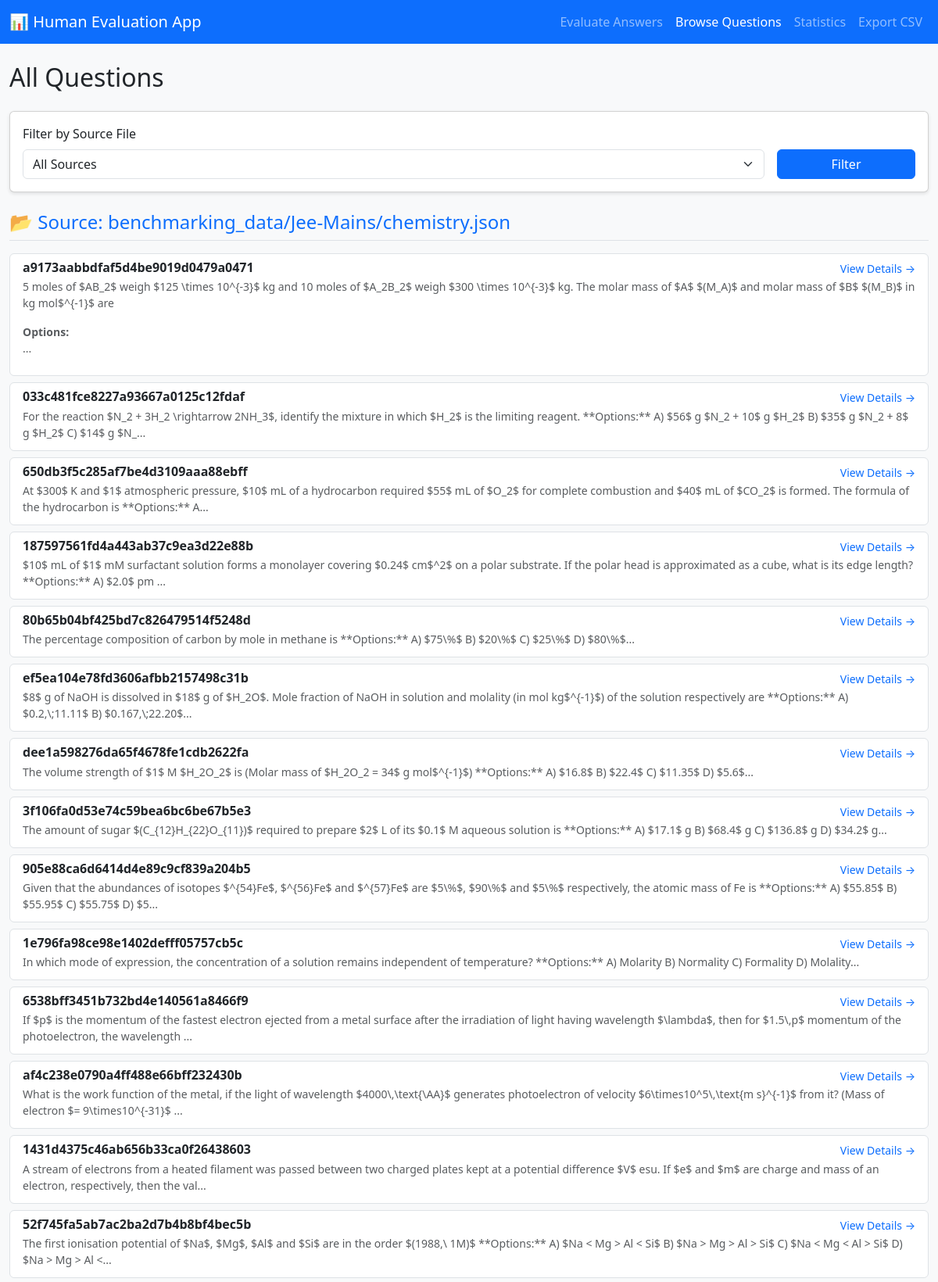
Screenshot of /browse (upper part) with the database file from the repository.
### human_eval_app/human_eval_app.py (models this page shows)
class HumanQuestion(db.Model):
    id = db.Column(db.String, primary_key=True)
    question_text = db.Column(db.Text, nullable=False)
    solution = db.Column(db.Text)
    source_file = db.Column(db.String)
    metadata_json = db.Column(db.Text)

### human_eval_app/human_eval_app.py (the view)
@app.route("/browse")
def browse():
    source_file = request.args.get("source_file")
    query = HumanQuestion.query
    if source_file and source_file != "all":
        query = query.filter_by(source_file=source_file)
    questions = query.order_by(HumanQuestion.source_file).all()
    all_sources = db.session.query(HumanQuestion.source_file).distinct().all()
    sources = [s[0] for s in all_sources if s[0]]
    return render_template(
        "browse.html", questions=questions, sources=sources, selected_source=source_file
    )

### human_eval_app/templates/browse.html (shortened to what this page needs)
<!DOCTYPE html>
<html lang="en">
<head>
    <link href="https://cdn.jsdelivr.net/npm/bootstrap@5.3.0/dist/css/bootstrap.min.css" rel="stylesheet">
    <link rel="stylesheet" href="https://cdn.jsdelivr.net/npm/katex@0.16.9/dist/katex.min.css">
</head>
<body>
    <nav class="navbar navbar-expand-lg navbar-dark bg-primary mb-4">
        <div class="container">
            <a class="navbar-brand" href="/">📊 Human Evaluation App</a>
            <div class="navbar-nav ms-auto">
                <a class="nav-link" href="/evaluate">Evaluate Answers</a>
                <a class="nav-link active" href="/browse">Browse Questions</a>
                <a class="nav-link" href="/stats">Statistics</a>
                <a class="nav-link" href="/export">Export CSV</a>
            </div>
        </div>
    </nav>
    <div class="container">
        <h2 class="mb-4">All Questions</h2>
        <div class="card mb-4">
            <div class="card-body">
                <form method="GET" action="/browse" class="row g-3">
                    <div class="col-md-10">
                        <label for="source_file" class="form-label">Filter by Source File</label>
                        <select name="source_file" id="source_file" class="form-select">
                            <option value="all">All Sources</option>
                        </select>
                    </div>
                    <div class="col-md-2 d-flex align-items-end">
                        <button type="submit" class="btn btn-primary w-100">Filter</button>
                    </div>
                </form>
            </div>
        </div>
        {% if questions %}
        {% set current_source = namespace(value=None) %}
        {% for question in questions %}
        {% if question.source_file != current_source.value %}
        {% set current_source.value = question.source_file %}
        <h4 class="mt-4 mb-3 text-primary border-bottom pb-2">📂 Source: {{ question.source_file or 'Unknown' }}</h4>
        {% endif %}
        <div class="list-group mb-2">
            <a href="/question/{{ question.id }}" class="list-group-item list-group-item-action question-card">
                <div class="d-flex w-100 justify-content-between">
                    <h6 class="mb-1 fw-bold">{{ question.id }}</h6>
                    <small class="text-primary">View Details →</small>
                </div>
                <div class="mb-1 text-muted small render-markdown" data-raw="{{ question.question_text[:200] }}">
                    {{ question.question_text[:200] }}...
                </div>
            </a>
        </div>
        {% endfor %}
        {% else %}
        <div class="alert alert-warning">
            No questions found. Please ensure the database is populated.
        </div>
        {% endif %}
    </div>
</body>
</html>

### human_eval_app/templates/browse.html (style rules this page uses)
body { background-color: #f8f9fa; }
.container { max-width: 1200px; }
.card { margin-bottom: 20px; box-shadow: 0 2px 4px rgba(0, 0, 0, 0.1); }
.question-card { cursor: pointer; transition: transform 0.2s; }

### rows the page displays
HumanQuestion: source_file "benchmarking_data/Jee-Mains/chemistry.json", id "a9173aabbdfaf5d4be9019d0479a0471"
HumanQuestion: id "033c481fce8227a93667a0125c12fdaf", question_text "For the reaction $N_2 + 3H_2 \\rightarrow 2NH_3$, identify the mixture in which $H_2$ is the limiting reagent. **Options:** A) $56$ g $N_2 + 10$ g $H_2$ B) $35$ g $N_2 + 8$ g $H_2$ C) $14$ g $N_"
HumanQuestion: id "650db3f5c285af7be4d3109aaa88ebff", question_text "At $300$ K and $1$ atmospheric pressure, $10$ mL of a hydrocarbon required $55$ mL of $O_2$ for complete combustion and $40$ mL of $CO_2$ is formed. The formula of the hydrocarbon is **Options:** A"
HumanQuestion: id "187597561fd4a443ab37c9ea3d22e88b", question_text "$10$ mL of $1$ mM surfactant solution forms a monolayer covering $0.24$ cm$^2$ on a polar substrate. If the polar head is approximated as a cube, what is its edge length? **Options:** A) $2.0$ pm"
HumanQuestion: id "80b65b04bf425bd7c826479514f5248d", question_text "The percentage composition of carbon by mole in methane is **Options:** A) $75\\%$ B) $20\\%$ C) $25\\%$ D) $80\\%$"
HumanQuestion: id "ef5ea104e78fd3606afbb2157498c31b", question_text "$8$ g of NaOH is dissolved in $18$ g of $H_2O$. Mole fraction of NaOH in solution and molality (in mol kg$^{-1}$) of the solution respectively are **Options:** A) $0.2,\\;11.11$ B) $0.167,\\;22.20$"
HumanQuestion: id "dee1a598276da65f4678fe1cdb2622fa", question_text "The volume strength of $1$ M $H_2O_2$ is (Molar mass of $H_2O_2 = 34$ g mol$^{-1}$) **Options:** A) $16.8$ B) $22.4$ C) $11.35$ D) $5.6$"
HumanQuestion: id "3f106fa0d53e74c59bea6bc6be67b5e3", question_text "The amount of sugar $(C_{12}H_{22}O_{11})$ required to prepare $2$ L of its $0.1$ M aqueous solution is **Options:** A) $17.1$ g B) $68.4$ g C) $136.8$ g D) $34.2$ g"
HumanQuestion: id "905e88ca6d6414d4e89c9cf839a204b5", question_text "Given that the abundances of isotopes $^{54}Fe$, $^{56}Fe$ and $^{57}Fe$ are $5\\%$, $90\\%$ and $5\\%$ respectively, the atomic mass of Fe is **Options:** A) $55.85$ B) $55.95$ C) $55.75$ D) $5"
HumanQuestion: id "1e796fa98ce98e1402defff05757cb5c", question_text "In which mode of expression, the concentration of a solution remains independent of temperature? **Options:** A) Molarity B) Normality C) Formality D) Molality"
HumanQuestion: id "6538bff3451b732bd4e140561a8466f9", question_text "If $p$ is the momentum of the fastest electron ejected from a metal surface after the irradiation of light having wavelength $\\lambda$, then for $1.5\\,p$ momentum of the photoelectron, the wavelength"
HumanQuestion: id "af4c238e0790a4ff488e66bff232430b", question_text "What is the work function of the metal, if the light of wavelength $4000\\,\\text{\\AA}$ generates photoelectron of velocity $6\\times10^5\\,\\text{m s}^{-1}$ from it? (Mass of electron $= 9\\times10^{-31}$"
HumanQuestion: id "1431d4375c46ab656b33ca0f26438603", question_text "A stream of electrons from a heated filament was passed between two charged plates kept at a potential difference $V$ esu. If $e$ and $m$ are charge and mass of an electron, respectively, then the val"
HumanQuestion: id "52f745fa5ab7ac2ba2d7b4b8bf4bec5b", question_text "The first ionisation potential of $Na$, $Mg$, $Al$ and $Si$ are in the order $(1988,\\ 1M)$ **Options:** A) $Na < Mg > Al < Si$ B) $Na > Mg > Al > Si$ C) $Na < Mg < Al > Si$ D) $Na > Mg > Al <"
